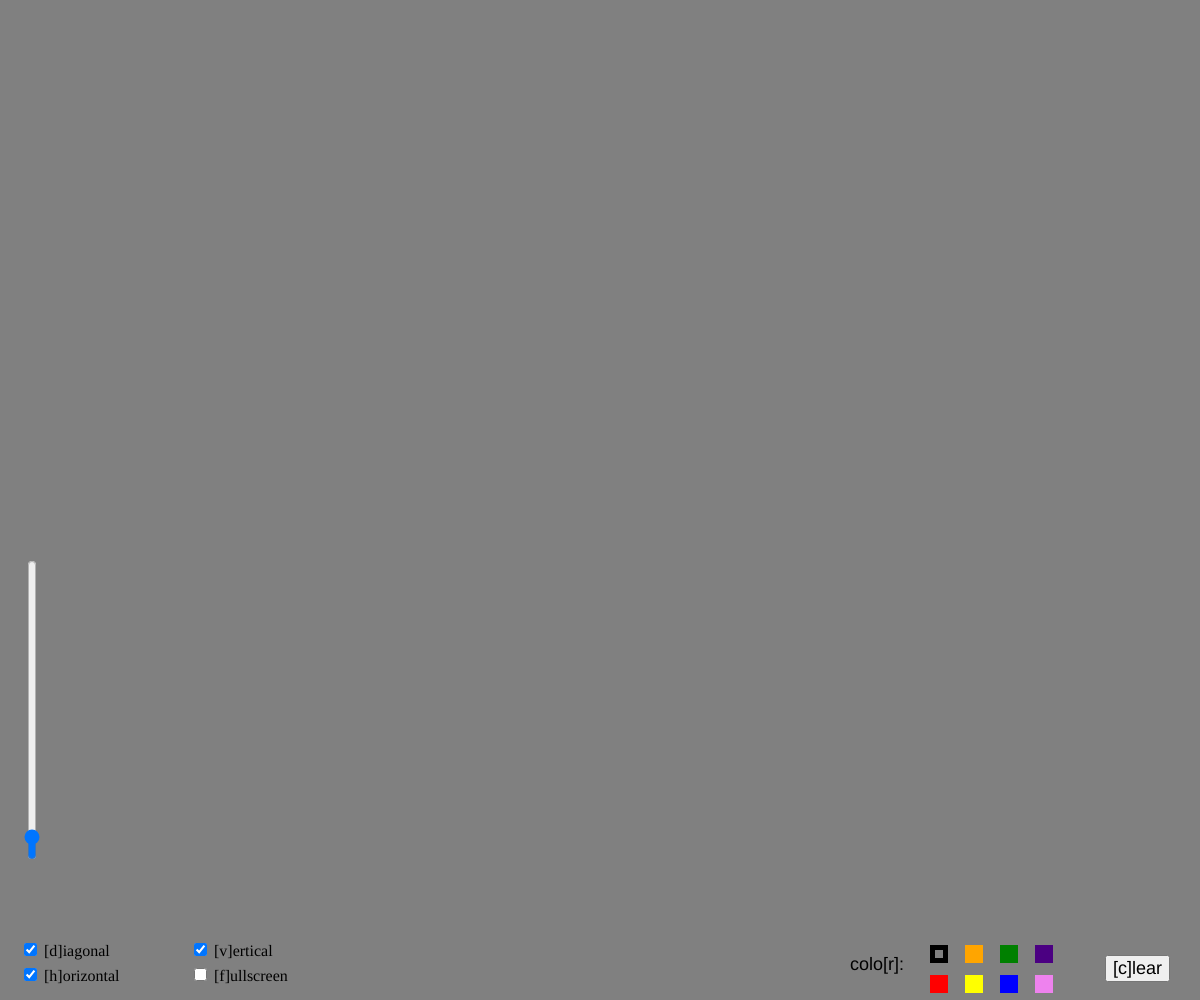
Frame 1 (no input)
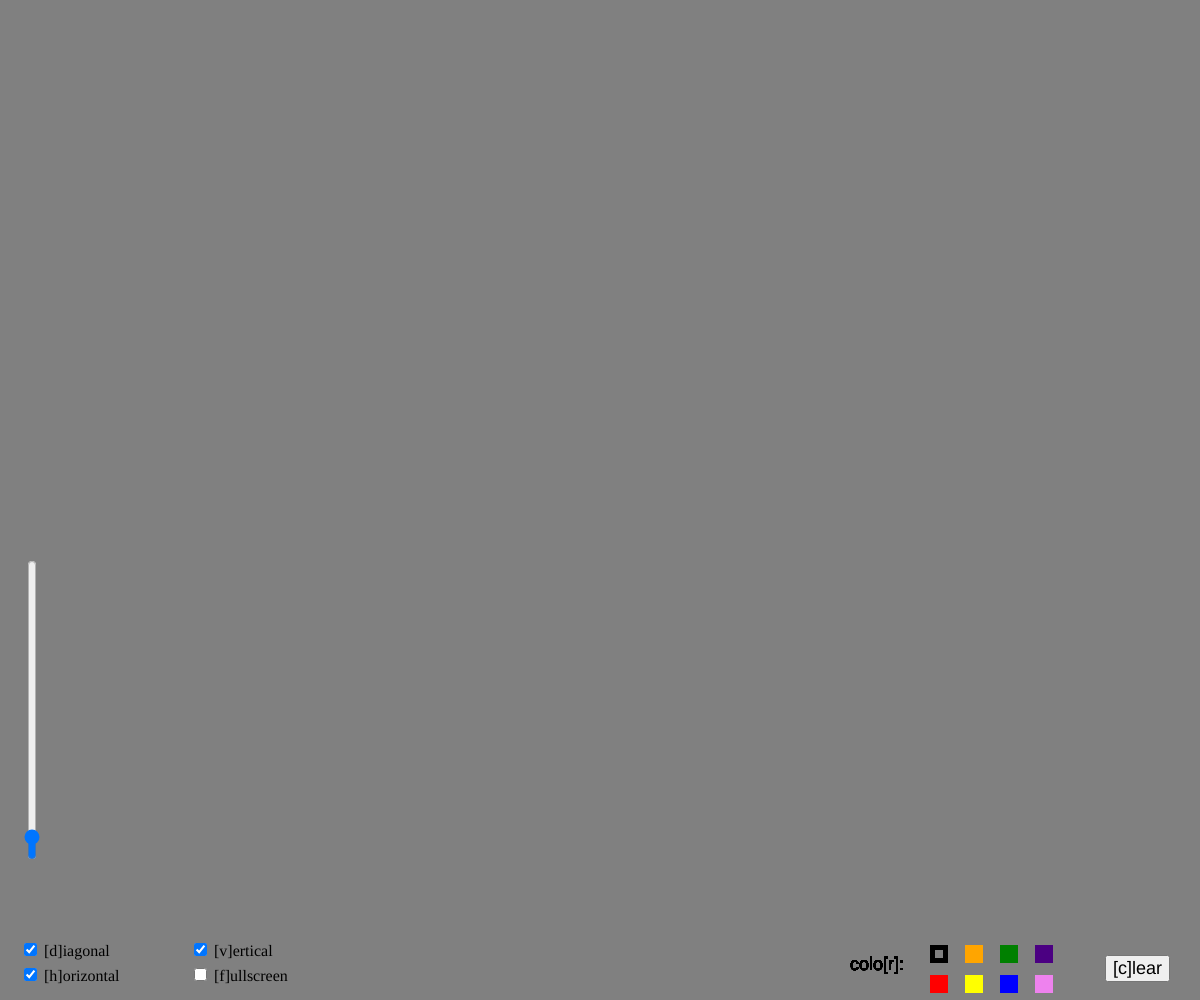
Frame 60 (no input)
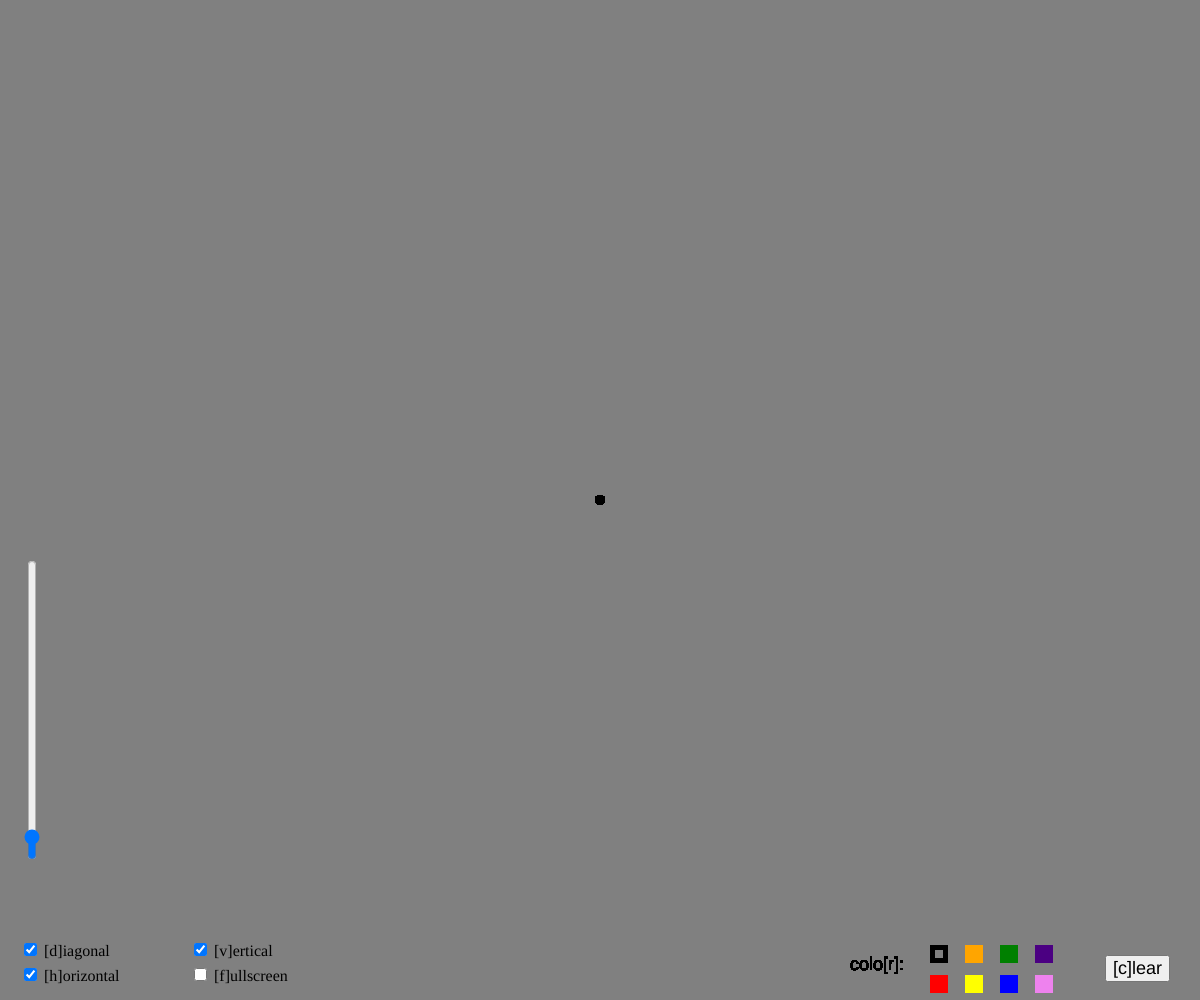
Frame 120 (the mouse pressed at the canvas centre since frame 60)

The p5.js sketch that drew these frames (run headless with seeded random() and noise() and a simulated clock; from frame 60 on, the mouse is pressed at the canvas centre):

// p5.js sketch
// ── sketch.js
// UI Elements
let checkboxDiagonal;
let checkboxHorizontal;
let checkboxVertical;
let checkboxFullscreen;
let buttonClear;
let slider;
let cnv;
let drawStatus = true;

let colors = ['black', 'red', 'orange', 'yellow', 'green', 'blue', 'indigo', 'violet'];
let selectedColor = colors[0];

function setup() {
  cnv = createCanvas(windowWidth, windowHeight);
  cnv.mouseOver(enableDraw);
  cnv.mouseOut(disableDraw);

  checkboxDiagonal = createCheckbox(' [d]iagonal', true);
  checkboxDiagonal.position(20, windowHeight - 60);

  checkboxHorizontal = createCheckbox(' [h]orizontal', true);
  checkboxHorizontal.position(20, windowHeight - 35);

  checkboxVertical = createCheckbox(' [v]ertical', true);
  checkboxVertical.position(190, windowHeight - 60);

  checkboxFullscreen = createCheckbox(' [f]ullscreen', false);
  checkboxFullscreen.position(190, windowHeight - 35);
  checkboxFullscreen.changed(toggleFullscreen);

  buttonClear = createButton('[c]lear');
  buttonClear.position(windowWidth - 95, windowHeight - 45);
  buttonClear.style('font-size', '18px');
  buttonClear.mousePressed(clearscreen);
  
  slider = createSlider(5, 100, 10, 5);
  slider.style("width", "300px");
  slider.style("transform", "rotate(-90deg)");
  slider.position(-120, windowHeight - 300);

  background('gray');
  textSize(18);
  // frameRate(30);
}

function draw() {
  // background(175);
  fill(selectedColor);
  text('colo[r]: ', windowWidth - 350, windowHeight - 30);
  
  noStroke();

  fill('black');
  square(windowWidth - 270, windowHeight - 55, 18);
  if (selectedColor == 'black') {
    fill('gray');
    square(windowWidth - 265, windowHeight - 50, 8);
  }

  fill('red');
  square(windowWidth - 270, windowHeight - 25, 18);
  if (selectedColor == 'red') {
    fill('gray');
    square(windowWidth - 265, windowHeight - 20, 8);
  }

  fill('orange');
  square(windowWidth - 235, windowHeight - 55, 18);
  if (selectedColor == 'orange') {
    fill('gray');
    square(windowWidth - 230, windowHeight - 50, 8);
  }

  fill('yellow');
  square(windowWidth - 235, windowHeight - 25, 18);
  if (selectedColor == 'yellow') {
    fill('gray');
    square(windowWidth - 230, windowHeight - 20, 8);
  }

  fill('green');
  square(windowWidth - 200, windowHeight - 55, 18);
  if (selectedColor == 'green') {
    fill('gray');
    square(windowWidth - 195, windowHeight - 50, 8);
  }

  fill('blue');
  square(windowWidth - 200, windowHeight - 25, 18);
  if (selectedColor == 'blue') {
    fill('gray');
    square(windowWidth - 195, windowHeight - 20, 8);
  }

  fill('indigo');
  square(windowWidth - 165, windowHeight - 55, 18);
  if (selectedColor == 'indigo') {
    fill('gray');
    square(windowWidth - 160, windowHeight - 50, 8);
  }

  fill('violet');
  square(windowWidth - 165, windowHeight - 25, 18);
  if (selectedColor == 'violet') {
    fill('gray');
    square(windowWidth - 160, windowHeight - 20, 8);
  }

  fill(selectedColor);
  if (mouseIsPressed && drawStatus) {
    circle(mouseX, mouseY, slider.value());
    if (checkboxDiagonal.checked()) { circle(windowWidth - mouseX, windowHeight - mouseY, slider.value()); }
    if (checkboxHorizontal.checked()) { circle(windowWidth - mouseX, mouseY, slider.value()); }
    if (checkboxVertical.checked()) { circle(mouseX, windowHeight - mouseY, slider.value()); }
  }
}

function windowResized() {
  resizeCanvas(windowWidth, windowHeight);
  checkboxDiagonal.position(20, windowHeight - 60);
  checkboxHorizontal.position(20, windowHeight - 35);
  checkboxVertical.position(190, windowHeight - 60);
  checkboxFullscreen.position(190, windowHeight - 35);
  buttonClear.position(windowWidth - 95, windowHeight - 45);
  slider.position(-120, windowHeight - 300);
  clearscreen();
}

function mouseWheel(event) {
  if (event.delta < 0) {
    slider.value(slider.value() + 5);
  } else {
    slider.value(slider.value() - 5);
  }
}

function enableDraw() {
  drawStatus = true;
}

function disableDraw() {
  drawStatus = false;  
}

function keyPressed() {
  if (key === 'd') {
    checkboxDiagonal.checked(!checkboxDiagonal.checked());
  } else if (key === 'h') {
    checkboxHorizontal.checked(!checkboxHorizontal.checked());
  } else if (key === 'v') {
    checkboxVertical.checked(!checkboxVertical.checked());
  } else if (key === 'f') {
    checkboxFullscreen.checked(!checkboxFullscreen.checked());
    toggleFullscreen();
  } else if (key === 'r') {
    let index = colors.indexOf(selectedColor);
    if (index < 7) {
      selectedColor = colors[index + 1];
    } else {
      selectedColor = colors[0];
    }
  } else if (key === 'c') {
    clearscreen();
  }
}

function clearscreen() {
  background('gray');
}

function toggleFullscreen() {
  fullscreen(checkboxFullscreen.checked());
}
// ── style.css
html, body {
  margin: 0;
  padding: 0;
  font-size: 18px;
}
canvas {
  display: block;
}
